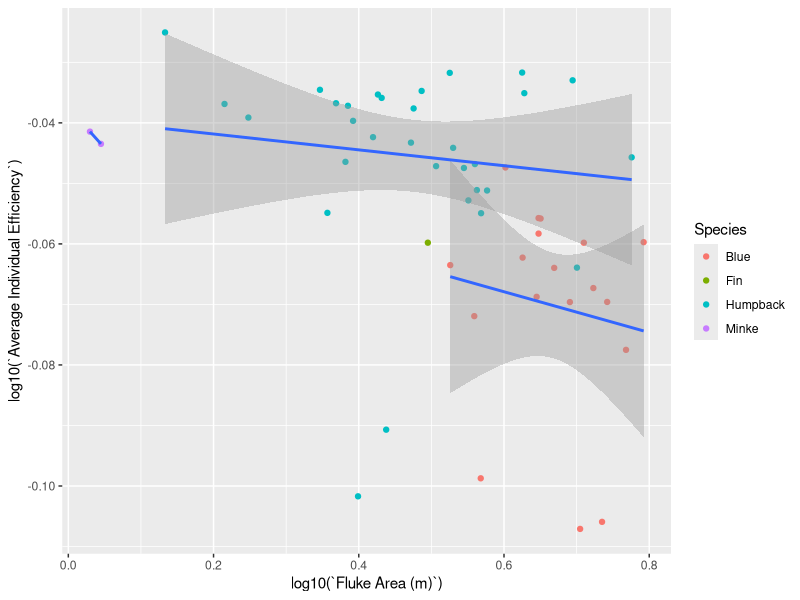
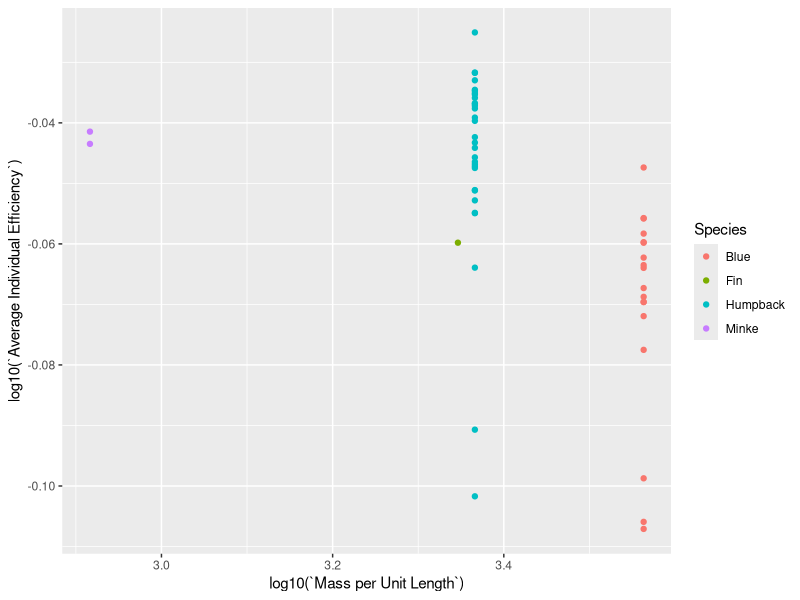
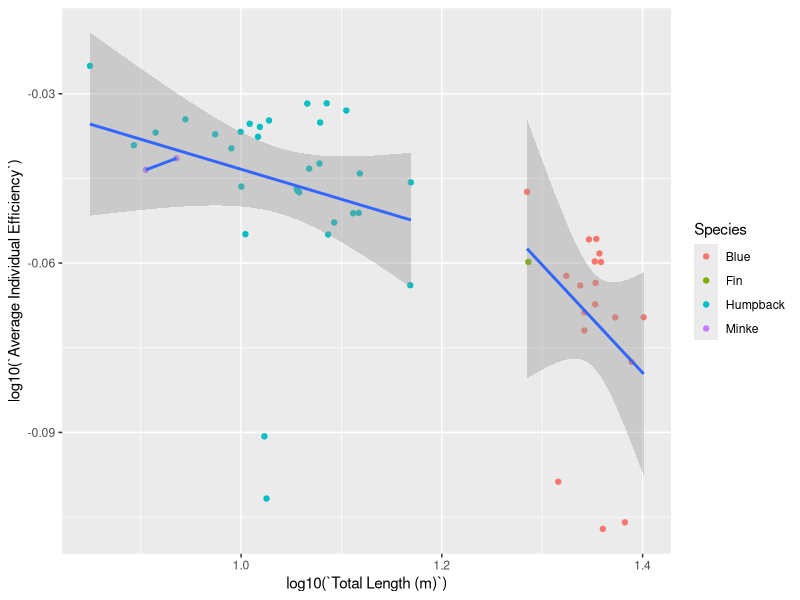
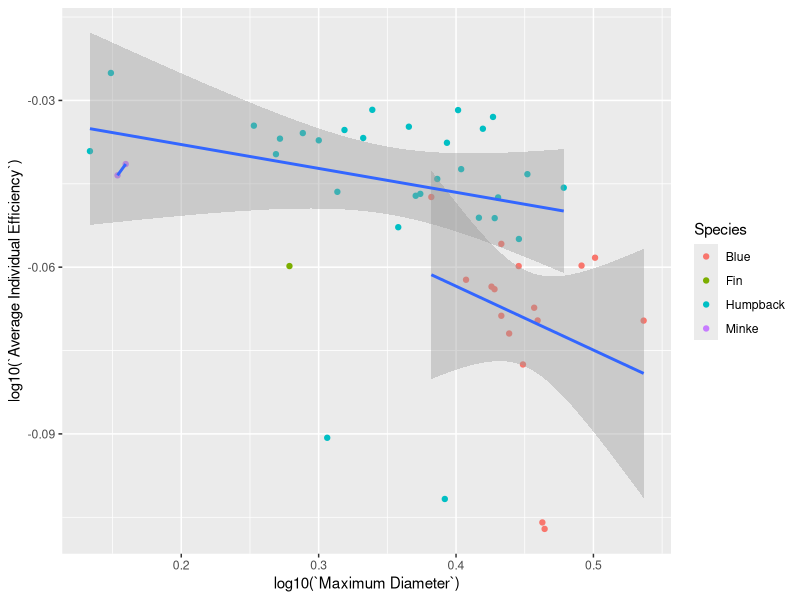
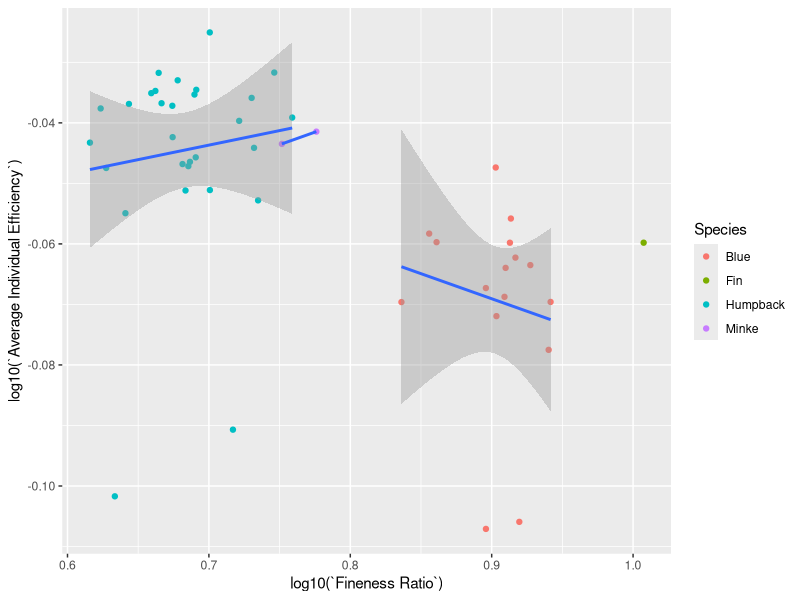

Source code (R) for these figures, in order: (Note: this script raises an error after producing the figures.)
####################
# Hayden's Figures
####################

#load packages----
library(tidyverse)
library(readxl)

# importing data----
d_master <- read_excel("Data Sheet with Fluke Area and Chord Length.xlsx")
d_matlab <-  read_excel("Good R MATLAB.xlsx")
# joining data frames
d_full <- left_join(d_master, d_matlab, by = c("ID #","Species", "Whale")) #ID 15 Fin Whale is not loading (NA)

##############
# Efficiency Figures
##############

# Figure Efficiency vs. Fluke Area
EvFA <- ggplot(data = d_full, aes(log10(`Fluke Area (m)`), log10(`Average Individual Efficiency`))) +
  geom_point(aes(color = Species)) + 
  geom_smooth(aes(group = Species), method = 'lm')
EvFA

# Figure Efficiency vs. Mass per Unit Length
EvMpUL <- ggplot(data = d_full, aes(log10(`Mass per Unit Length`), log10(`Average Individual Efficiency`))) +
  geom_point(aes(color = Species)) + 
  geom_smooth(aes(group = Species), method = 'lm')
EvMpUL

# Figure Efficiency vs. Total Length
EvTL <- ggplot(data = d_full, aes(log10(`Total Length (m)`), log10(`Average Individual Efficiency`))) +
  geom_point(aes(color = Species)) + 
  geom_smooth(aes(group = Species), method = 'lm')
EvTL

# Figure Efficiency vs. Maximum Diameter 
EvMD <- ggplot(data = d_full, aes(log10(`Maximum Diameter`), log10(`Average Individual Efficiency`))) +
  geom_point(aes(color = Species)) + 
  geom_smooth(aes(group = Species), method = 'lm')
EvMD

# Figure Efficieny vs. Fineness Ratio
EvFR <- ggplot(data = d_full, aes(log10(`Fineness Ratio`), log10(`Average Individual Efficiency`))) +
  geom_point(aes(color = Species)) +
  geom_smooth(aes(group = Species), method = 'lm')
EvFR

mE <- lm(log10(`Average Drag Coefficient for Each Flukebeat`) ~ log10(`Fluke Area (m)`),
             data = filter(d_full, Species == "Humpback"))
summary(mFAvCd)